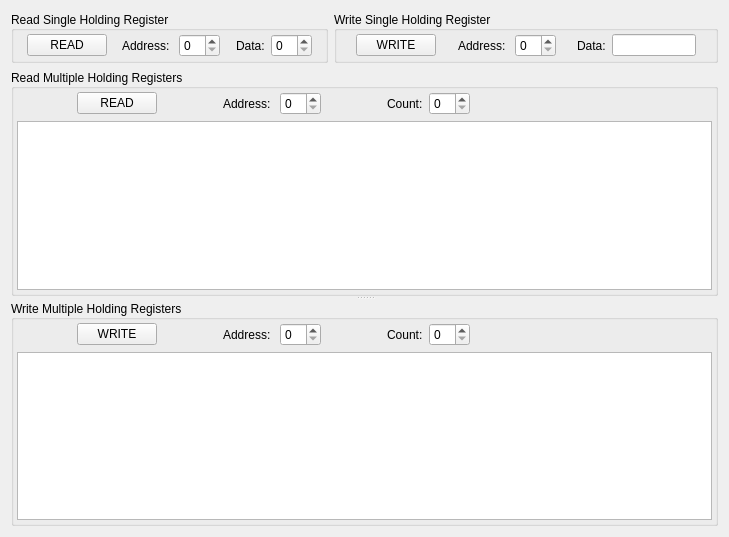
<?xml version="1.0" encoding="UTF-8"?>
<ui version="4.0">
 <class>HRWidget</class>
 <widget class="QWidget" name="HRWidget">
  <property name="geometry">
   <rect>
    <x>0</x>
    <y>0</y>
    <width>729</width>
    <height>537</height>
   </rect>
  </property>
  <property name="windowTitle">
   <string>HRWidget</string>
  </property>
  <layout class="QVBoxLayout" name="verticalLayout_3">
   <item>
    <layout class="QHBoxLayout" name="horizontalLayout_3">
     <item>
      <widget class="QGroupBox" name="hrReadSingleGroupBox">
       <property name="title">
        <string>Read Single Holding Register</string>
       </property>
       <property name="alignment">
        <set>Qt::AlignmentFlag::AlignLeading|Qt::AlignmentFlag::AlignLeft|Qt::AlignmentFlag::AlignVCenter</set>
       </property>
       <layout class="QHBoxLayout" name="horizontalLayout">
        <property name="leftMargin">
         <number>3</number>
        </property>
        <property name="topMargin">
         <number>3</number>
        </property>
        <property name="rightMargin">
         <number>3</number>
        </property>
        <property name="bottomMargin">
         <number>3</number>
        </property>
        <item>
         <spacer name="horizontalSpacer">
          <property name="orientation">
           <enum>Qt::Orientation::Horizontal</enum>
          </property>
          <property name="sizeHint" stdset="0">
           <size>
            <width>40</width>
            <height>20</height>
           </size>
          </property>
         </spacer>
        </item>
        <item>
         <widget class="QPushButton" name="hrReadSingleBtn">
          <property name="text">
           <string>READ</string>
          </property>
         </widget>
        </item>
        <item>
         <spacer name="horizontalSpacer_2">
          <property name="orientation">
           <enum>Qt::Orientation::Horizontal</enum>
          </property>
          <property name="sizeHint" stdset="0">
           <size>
            <width>40</width>
            <height>20</height>
           </size>
          </property>
         </spacer>
        </item>
        <item>
         <widget class="QLabel" name="hrReadSingleAddressLabel">
          <property name="text">
           <string>Address: </string>
          </property>
         </widget>
        </item>
        <item>
         <widget class="QSpinBox" name="hrReadSingleAddressSpinBox"/>
        </item>
        <item>
         <spacer name="horizontalSpacer_3">
          <property name="orientation">
           <enum>Qt::Orientation::Horizontal</enum>
          </property>
          <property name="sizeHint" stdset="0">
           <size>
            <width>40</width>
            <height>20</height>
           </size>
          </property>
         </spacer>
        </item>
        <item>
         <widget class="QLabel" name="hrReadSingleDataLabel">
          <property name="text">
           <string>Data:</string>
          </property>
         </widget>
        </item>
        <item>
         <widget class="QSpinBox" name="hrReadSingleDataSpinBox"/>
        </item>
        <item>
         <spacer name="horizontalSpacer_4">
          <property name="orientation">
           <enum>Qt::Orientation::Horizontal</enum>
          </property>
          <property name="sizeHint" stdset="0">
           <size>
            <width>40</width>
            <height>20</height>
           </size>
          </property>
         </spacer>
        </item>
       </layout>
      </widget>
     </item>
     <item>
      <widget class="QGroupBox" name="hrWriteSingleGroupBox">
       <property name="title">
        <string>Write Single Holding Register</string>
       </property>
       <property name="alignment">
        <set>Qt::AlignmentFlag::AlignLeading|Qt::AlignmentFlag::AlignLeft|Qt::AlignmentFlag::AlignVCenter</set>
       </property>
       <layout class="QHBoxLayout" name="horizontalLayout_2">
        <property name="leftMargin">
         <number>3</number>
        </property>
        <property name="topMargin">
         <number>3</number>
        </property>
        <property name="rightMargin">
         <number>3</number>
        </property>
        <property name="bottomMargin">
         <number>3</number>
        </property>
        <item>
         <spacer name="horizontalSpacer_5">
          <property name="orientation">
           <enum>Qt::Orientation::Horizontal</enum>
          </property>
          <property name="sizeHint" stdset="0">
           <size>
            <width>40</width>
            <height>20</height>
           </size>
          </property>
         </spacer>
        </item>
        <item>
         <widget class="QPushButton" name="hrWriteSingleBtn">
          <property name="text">
           <string>WRITE</string>
          </property>
         </widget>
        </item>
        <item>
         <spacer name="horizontalSpacer_6">
          <property name="orientation">
           <enum>Qt::Orientation::Horizontal</enum>
          </property>
          <property name="sizeHint" stdset="0">
           <size>
            <width>40</width>
            <height>20</height>
           </size>
          </property>
         </spacer>
        </item>
        <item>
         <widget class="QLabel" name="hrWriteSingleAddressLabel">
          <property name="text">
           <string>Address: </string>
          </property>
         </widget>
        </item>
        <item>
         <widget class="QSpinBox" name="hrWriteSingleAddressSpinBox"/>
        </item>
        <item>
         <spacer name="horizontalSpacer_7">
          <property name="orientation">
           <enum>Qt::Orientation::Horizontal</enum>
          </property>
          <property name="sizeHint" stdset="0">
           <size>
            <width>40</width>
            <height>20</height>
           </size>
          </property>
         </spacer>
        </item>
        <item>
         <widget class="QLabel" name="hrWriteSingleDataLabel">
          <property name="text">
           <string>Data:</string>
          </property>
         </widget>
        </item>
        <item>
         <widget class="QLineEdit" name="hrWriteSingleDataLineEdit"/>
        </item>
        <item>
         <spacer name="horizontalSpacer_8">
          <property name="orientation">
           <enum>Qt::Orientation::Horizontal</enum>
          </property>
          <property name="sizeHint" stdset="0">
           <size>
            <width>40</width>
            <height>20</height>
           </size>
          </property>
         </spacer>
        </item>
       </layout>
      </widget>
     </item>
    </layout>
   </item>
   <item>
    <widget class="QSplitter" name="splitter">
     <property name="orientation">
      <enum>Qt::Orientation::Vertical</enum>
     </property>
     <widget class="QGroupBox" name="hrReadMultipleGroupBox">
      <property name="title">
       <string>Read Multiple Holding Registers</string>
      </property>
      <property name="alignment">
       <set>Qt::AlignmentFlag::AlignLeading|Qt::AlignmentFlag::AlignLeft|Qt::AlignmentFlag::AlignVCenter</set>
      </property>
      <layout class="QVBoxLayout" name="verticalLayout">
       <property name="leftMargin">
        <number>3</number>
       </property>
       <property name="topMargin">
        <number>3</number>
       </property>
       <property name="rightMargin">
        <number>3</number>
       </property>
       <property name="bottomMargin">
        <number>3</number>
       </property>
       <item>
        <layout class="QHBoxLayout" name="horizontalLayout_4">
         <item>
          <spacer name="horizontalSpacer_9">
           <property name="orientation">
            <enum>Qt::Orientation::Horizontal</enum>
           </property>
           <property name="sizeType">
            <enum>QSizePolicy::Policy::Fixed</enum>
           </property>
           <property name="sizeHint" stdset="0">
            <size>
             <width>60</width>
             <height>20</height>
            </size>
           </property>
          </spacer>
         </item>
         <item>
          <widget class="QPushButton" name="hrReadMultipleBtn">
           <property name="text">
            <string>READ</string>
           </property>
          </widget>
         </item>
         <item>
          <spacer name="horizontalSpacer_10">
           <property name="orientation">
            <enum>Qt::Orientation::Horizontal</enum>
           </property>
           <property name="sizeType">
            <enum>QSizePolicy::Policy::Fixed</enum>
           </property>
           <property name="sizeHint" stdset="0">
            <size>
             <width>60</width>
             <height>20</height>
            </size>
           </property>
          </spacer>
         </item>
         <item>
          <widget class="QLabel" name="hrReadMultipleAddressLabel">
           <property name="text">
            <string>Address: </string>
           </property>
          </widget>
         </item>
         <item>
          <widget class="QSpinBox" name="hrReadMultipleAddressSpinBox"/>
         </item>
         <item>
          <spacer name="horizontalSpacer_11">
           <property name="orientation">
            <enum>Qt::Orientation::Horizontal</enum>
           </property>
           <property name="sizeType">
            <enum>QSizePolicy::Policy::Fixed</enum>
           </property>
           <property name="sizeHint" stdset="0">
            <size>
             <width>60</width>
             <height>20</height>
            </size>
           </property>
          </spacer>
         </item>
         <item>
          <widget class="QLabel" name="hrReadMultipleCountLabel">
           <property name="text">
            <string>Count:</string>
           </property>
          </widget>
         </item>
         <item>
          <widget class="QSpinBox" name="hrReadMultipleCountSpinBox"/>
         </item>
         <item>
          <spacer name="horizontalSpacer_12">
           <property name="orientation">
            <enum>Qt::Orientation::Horizontal</enum>
           </property>
           <property name="sizeHint" stdset="0">
            <size>
             <width>40</width>
             <height>20</height>
            </size>
           </property>
          </spacer>
         </item>
        </layout>
       </item>
       <item>
        <widget class="QTableView" name="hrReadMultipleTableView"/>
       </item>
      </layout>
     </widget>
     <widget class="QGroupBox" name="hrWriteMultipleGroupBox">
      <property name="title">
       <string>Write Multiple Holding Registers</string>
      </property>
      <property name="alignment">
       <set>Qt::AlignmentFlag::AlignLeading|Qt::AlignmentFlag::AlignLeft|Qt::AlignmentFlag::AlignVCenter</set>
      </property>
      <layout class="QVBoxLayout" name="verticalLayout_2">
       <property name="leftMargin">
        <number>3</number>
       </property>
       <property name="topMargin">
        <number>3</number>
       </property>
       <property name="rightMargin">
        <number>3</number>
       </property>
       <property name="bottomMargin">
        <number>3</number>
       </property>
       <item>
        <layout class="QHBoxLayout" name="horizontalLayout_5">
         <item>
          <spacer name="horizontalSpacer_13">
           <property name="orientation">
            <enum>Qt::Orientation::Horizontal</enum>
           </property>
           <property name="sizeType">
            <enum>QSizePolicy::Policy::Fixed</enum>
           </property>
           <property name="sizeHint" stdset="0">
            <size>
             <width>60</width>
             <height>20</height>
            </size>
           </property>
          </spacer>
         </item>
         <item>
          <widget class="QPushButton" name="hrWriteMultipleBtn">
           <property name="text">
            <string>WRITE</string>
           </property>
          </widget>
         </item>
         <item>
          <spacer name="horizontalSpacer_14">
           <property name="orientation">
            <enum>Qt::Orientation::Horizontal</enum>
           </property>
           <property name="sizeType">
            <enum>QSizePolicy::Policy::Fixed</enum>
           </property>
           <property name="sizeHint" stdset="0">
            <size>
             <width>60</width>
             <height>20</height>
            </size>
           </property>
          </spacer>
         </item>
         <item>
          <widget class="QLabel" name="hrWriteMultipleAddressLabel">
           <property name="text">
            <string>Address: </string>
           </property>
          </widget>
         </item>
         <item>
          <widget class="QSpinBox" name="hrWriteMultipleAddressSpinBox"/>
         </item>
         <item>
          <spacer name="horizontalSpacer_15">
           <property name="orientation">
            <enum>Qt::Orientation::Horizontal</enum>
           </property>
           <property name="sizeType">
            <enum>QSizePolicy::Policy::Fixed</enum>
           </property>
           <property name="sizeHint" stdset="0">
            <size>
             <width>60</width>
             <height>20</height>
            </size>
           </property>
          </spacer>
         </item>
         <item>
          <widget class="QLabel" name="hrWriteMultipleCountLabel">
           <property name="text">
            <string>Count:</string>
           </property>
          </widget>
         </item>
         <item>
          <widget class="QSpinBox" name="hrWriteMultipleCountSpinBox"/>
         </item>
         <item>
          <spacer name="horizontalSpacer_16">
           <property name="orientation">
            <enum>Qt::Orientation::Horizontal</enum>
           </property>
           <property name="sizeHint" stdset="0">
            <size>
             <width>40</width>
             <height>20</height>
            </size>
           </property>
          </spacer>
         </item>
        </layout>
       </item>
       <item>
        <widget class="QTableView" name="hrWriteMultipleTableView"/>
       </item>
      </layout>
     </widget>
    </widget>
   </item>
  </layout>
 </widget>
 <layoutdefault spacing="6" margin="11"/>
 <resources/>
 <connections/>
</ui>
